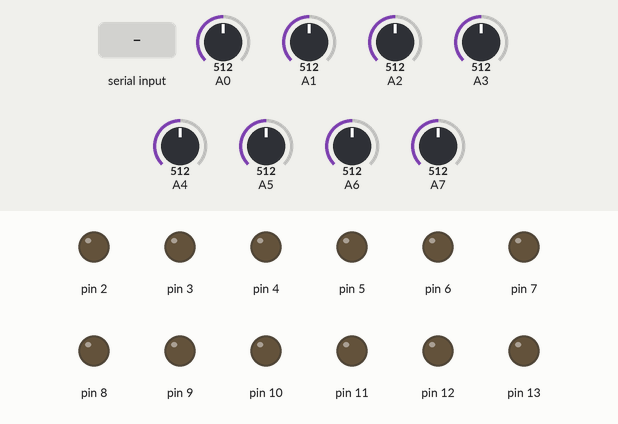
Simulated run of this sketch. Board: Arduino Uno, built with avr-gcc and run on an emulated ATmega328P. On the bench: output pins drawn as LEDs (lit = HIGH). The inputs (shaded band) are chosen by the test bench; at power-on: A0 = 512, A1 = 512, A2 = 512, A3 = 512, A4 = 512, A5 = 512, A6 = 512, A7 = 512. What the sketch prints to the serial monitor is not drawn.

Above: at 1.2 s.
1.3 s: "c90\n" received over Serial
2.8 s: "i 45\n" received over Serial
4.3 s: "c 45\n" received over Serial
5.8 s: "d 45\n" received over Serial
7.3 s: "a 45\n" received over Serial
8.8 s: A0 set to 493
At 10.7 s:
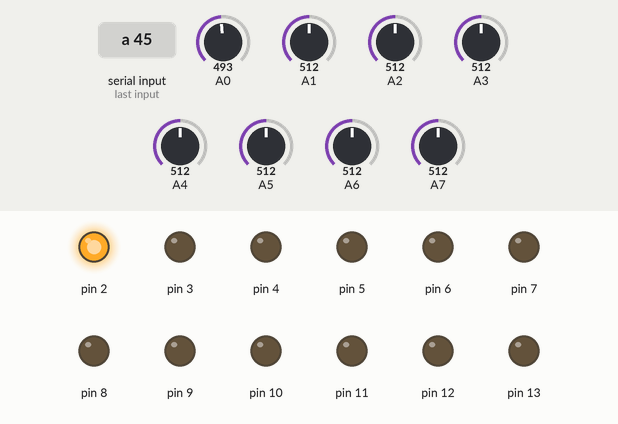
Timing chart, 0 to 12.5 s (numbered marks = the images above; inputs shaded):
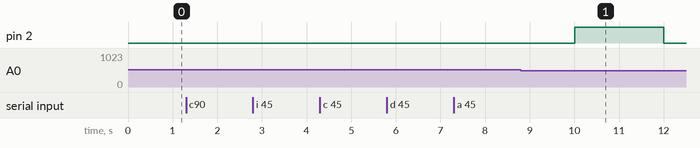

The sketch:

Arduino.pde
```cpp
#include <EEPROM.h>
#include "Player.h"

#define TEAMID "t0"

Player players[6];					// Player array

char getChar() {
	char res = 0;
	char sign = 1;

	while (Serial.available() > 0) {
		char c = Serial.read();
		if (c == '-')
			sign = -1;
		else {
			if (c == ' ')
				break;
			res = res * 10 + c - '0';
		}
	}
	res = sign * res;

	return res;
}

byte getByte() {
	byte res = 0;
	while (Serial.available() > 0) {
		char c = Serial.read();
		if (c == ' ')
			break;
		res = res * 10 + c - '0';
	}

	return res;
}

// System setup
void setup(){

	Serial.begin(115200);				// Begin serial, 115kBaud

	for(int i=0;i<6;i++){				// Player init

		players[i]=Player(i);

		players[i].transDestination=0;
		players[i].transSpeed=0;
		players[i].rotDestination=0;
		players[i].rotSpeed=0;

	}

}

char mode = '\0';

void update() {
	for(int i=0;i<6;i++)
		players[i].update();					// Uppdaterar styrsignal
}

// Main loop
void loop() {

	if(Serial.available() > 0) {		// Wait for message

		delay(3);						// Delay 3 ms
		mode=Serial.read();

		if(mode=='i'){					// Indetification Mode, In use ?!?!?

			Serial.println(TEAMID);

		}else if(mode=='c'){			// Command Mode
			while(Serial.available() >= 5) {		// Complete command?

				byte pNumber=Serial.read();
				byte transSpeed=Serial.read();
				byte transDestination=Serial.read();
				char rotSpeed=Serial.read();
				byte rotDestination=Serial.read();

				if(pNumber>=0&&pNumber<6){
					players[pNumber].setState(transSpeed, transDestination, rotSpeed, rotDestination);
				}
			}

			sendState();
			update();

		}else if(mode=='d'){

			byte pNumber = getByte();
			byte transSpeed = getByte();
			byte transDestination = getByte();
			char rotSpeed = getChar();
			byte rotDestination = getByte();

			Serial.print("Received d: ");
			Serial.print(pNumber, DEC);
			Serial.print('.');
			Serial.print(transSpeed, DEC);
			Serial.print('.');
			Serial.print(transDestination, DEC);
			Serial.print('.');
			Serial.print(rotSpeed, DEC);
			Serial.print('.');
			Serial.println(rotDestination, DEC);

			if (pNumber >=0 && pNumber < 6) {
				Serial.println("Setting state...");
				players[pNumber].setState(transSpeed, transDestination, rotSpeed, rotDestination);
			}

		} else if(mode=='a') {

			if(Serial.available() >= 1) {

				byte pNumber = getByte();

				if (pNumber >=0 && pNumber < 6) {

					players[pNumber].reset();

					Serial.print("Calibrating player ");
					Serial.print(pNumber);
					Serial.println("...");

					players[pNumber].calibrate();
					players[pNumber].saveCalibration();

					Serial.println("Done!");

				}

			} else {

				for(int i=0;i<6;i++){

					players[i].reset();

					Serial.print("Calibrating player ");
					Serial.print(i);
					Serial.println("...");

					players[i].calibrate();
					players[i].saveCalibration();

					Serial.println("Done!");

				}

			}

		}

		Serial.flush();

	}
	if (mode == 'd')
		update();
}

void sendState(){								// Konstuerar ett meddelande och skickar det

	int index = 0;
	byte toSend[12];

	for(int i=0;i<6;i++){
		toSend[index++]=players[i].getTrans();
		toSend[index++]=players[i].getRot();
	}

	Serial.write(toSend,12);
}
```

Player.cpp
```cpp
#include "Player.h"

// Control parameters
float parameters[6][6] =
	{ {2,0,0.2,0},
	  {20,0,1,0},
	  {20,0,1,0},
	  {50,0,1,0},
	  {100,0,1,0},
	  {20,0,1,0} };

Player::Player(){

}

Player::Player(int _id){

	id=_id;

	// For rot
	overshot = false;
	passedZero = false;
	rotLastDiff = 0;

	startTime = 0;

	int rot = rotDriver.readConstrained() - rotDriver.zeroAngle;

	if (rot < 0) {
		rotCurrent = rot + 255;
	} else {
		rotCurrent = rot;
	}

	rotLast = rotCurrent;

	// Drivers
	transDriver=TransDriver(id);
	rotDriver=RotDriver(id);

	//Controllers
	transController=TransController(id,parameters[id][0],parameters[id][1]);
	rotController=RotController(id,parameters[id][2],parameters[id][3]);

}

void Player::update(){
	updateTrans();
	updateRot();
}

void Player::updateTrans(){

	int error;

	transCurrent = transDriver.readConstrained();

	if(abs(transSpeed) > 0) {
		error = transDestination - transCurrent;
	} else {
		error = 0;
	}

	int spe = transController.update(transSpeed, error);
	transDriver.setSpeed(spe);

}

void Player::updateRot() {
	int rot = rotDriver.readConstrained() - rotDriver.zeroAngle;

	// Correct for player 5 automatic rotation as he moves past his curve
	if (id == 5 && transCurrent >= 148)
		rot += 0.4269 * transCurrent - 56.543;

	while (rot < 0)
		rot += 255;
	while (rot > 255)
		rot -= 255;
	rotCurrent = rot;

	if(abs(rotSpeed) == 127) {

		int time = millis();

		if(!startTime) {
			startTime = time;
			rotDriver.setSpeed(rotSpeed);
		}

		if(time - startTime > 500) {
			rotDriver.setSpeed(0);
			startTime = 0;
			rotSpeed = 0;
		}

	} else {

		int posError = 0;
		int negError =  0;
		long error = 0;

		// Calculate posError and negError
		if(rotDestination < rotCurrent) {

			posError = rotCurrent - rotDestination;
			negError = -(rotDestination - rotCurrent + 255);

		} else if (rotDestination > rotCurrent) {

			posError = rotCurrent - rotDestination + 255;
			negError = -(rotDestination - rotCurrent);
		}

		/*
		if(id == 0) {

				Serial.print("CURRENT:");
				Serial.println(rotCurrent);

				Serial.print("POS_ERROR:");
				Serial.println(posError);

				Serial.print("NEG_ERROR:");
				Serial.println(negError);

			}
		*/

		// Check for overshot (and passedZero)

		if((rotLast > 205 && rotCurrent < 50) || (rotLast < 50 && rotCurrent > 205)) {
			passedZero = true;
		}

		long diff = rotDestination - rotCurrent;

		if(rotLastDiff * diff < 0 && !passedZero) {
			overshot = !overshot;

		} else if (rotLastDiff * diff > 0 && passedZero) {
			overshot = !overshot;
		}

		rotLast = rotCurrent;

		if (diff != 0) {
			rotLastDiff = diff;
		}

		// Choose correct error

		if(!overshot) {

			if(rotSpeed > 0) {
				error = posError;
			} else if (rotSpeed < 0) {
				error = negError;
			} else {
				error = 0;
			}

		} else {

			if(abs(posError) < abs(negError)) {
				error = posError;
			} else {
				error = negError;
			}

		}

		/*

		// Error correction for rotation direction and overshoot.
		if(rotSpeed > 0) {

			if(error < 0 && !overshot) {
				error = error + 255;
			} else if(passedZero && overshot) {

				if(rotCurrent < rotDestination) {
					error = error - 255;
				} //annars, om rotCur > rotDest, error = error
			}

		} else if(rotSpeed < 0) {

			if(error > 0 && !overshot) {
				error = error - 255;
			} else if(passedZero && overshot) {

				if(rotCurrent > rotDestination) {
					error = error + 255;
				} //annars, om rotCur < rotDest, error = error
			}

		} else {
			error = 0;
		}
		*/

		int speed = abs(rotSpeed);

		int spe = rotController.update(speed, error);
		rotDriver.setSpeed(spe);

		passedZero = false;

		/*
		if(id == 0) {

			Serial.print("ERROR:");
			Serial.println(error);

		}
		*/
	}

}

void Player::setState(byte _transSpeed, byte _transDestination, char _rotSpeed, byte _rotDestination){

	// Reset for new movement
	reset();

	// Save new state to variables
	transSpeed = _transSpeed;
	transDestination = _transDestination;

	rotSpeed =_rotSpeed;
	rotDestination = _rotDestination;

}

bool Player::calibrate(){

	transDriver.calibrate();
	rotDriver.calibrate();

	return true;

}

bool Player::saveCalibration(){

	//Store calibration
	EEPROM.write(7*id,transDriver.lowPowerPos);
	EEPROM.write(7*id+1,transDriver.sensorMax/4); // Change 10-bit to 8-bit value
	EEPROM.write(7*id+2,transDriver.lowPowerNeg);
	EEPROM.write(7*id+3,transDriver.sensorMin/4); // Change 10-bit to 8-bit value
	EEPROM.write(7*id+4,rotDriver.lowPowerPos);
	EEPROM.write(7*id+5,rotDriver.lowPowerNeg);
	EEPROM.write(7*id+6,rotDriver.zeroAngle);

	return true;

}

bool Player::reset(){

	transDriver.reset();
	rotDriver.reset();

	transController.reset();
	rotController.reset();

	overshot = false;
	passedZero = false;
	rotLastDiff = 0;

	return true;

}

byte Player::getTrans(){
	return transCurrent;
}

byte Player::getRot() {
	return rotCurrent;
}
```

Player.h
```cpp
#include <EEPROM.h>
#include "TransDriver.h"
#include "RotDriver.h"
#include "TransController.h"
#include "RotController.h"

class Player{

	int id;
	int startTime;

	bool overshot;
	bool passedZero;
	long rotLastDiff;

	// Drivers
	TransDriver transDriver;
	RotDriver rotDriver;

	// Controllers
	TransController transController;
	RotController rotController;

	int transCurrent, rotCurrent, rotLast;

public:

	int transDestination, rotDestination;
	float transSpeed, rotSpeed;

	Player();
	Player(int _id);

	byte getTrans();
	byte getRot();

	void update();
	void updateRot();
	void updateTrans();

	void setState(byte transSpeed, byte transDestination, char rotSpeed, byte rotDestination);

	bool calibrate();
	bool saveCalibration();

	bool reset();
};
```

RotController.cpp
```cpp
#include "RotController.h"

RotController::RotController() {

}

RotController::RotController(int _id, float _Kp, float _Ki) {

	id = _id;
	Kp=_Kp;
	Ki=_Ki;

	powerMax = 127;
	powerMin = -127;

	reset();

}

int RotController::update(int speed, int error){

	int time = millis();
	float deltaTime = 0;

	if(lastTime) {
		deltaTime = (time-lastTime)*0.001;
	}

	float spw = 1.0f*speed/powerMax; // spw = shall be speed dependant
	float siw = 1.0f*(1/(speed+1)); // siw = shall be speed dependant

	/*
	float powerDelta = 1.0f*spw*(Kp*(error-lastError)+Ki*deltaTime*error);

	float power = constrain(lastPower+powerDelta,powerMin,powerMax);
	*/

	ITerm += error;

	float power = spw * Kp * error + siw * Ki * ITerm;
	power = constrain(power,powerMin,powerMax);

	if(abs(error) <= 2) {
		power = 0;
		ITerm = 0;
	}

	lastTime = time;
	lastError = error;
	lastPower = power;

	return power;

}

void RotController::reset() {

	lastTime = 0;
	lastError = 0;
	lastPower = 0;

	ITerm = 0;

}
```

RotController.h
```cpp
#if defined(ARDUINO) && ARDUINO >= 100
 #include "Arduino.h"
#else
 #include "WProgram.h"
#endif"

class RotController{

	int id;
	float Ki,Kp;
	int powerMax;
	int powerMin;

	int lastTime;
	int lastError;
	float lastPower;
	float ITerm;

public:

	RotController();
	RotController(int _id, float _Kp, float _Ki);

	int update(int speed, int error);
	void reset();
};


	
```

TransController.cpp
```cpp
#include "TransController.h"

TransController::TransController() {

}

TransController::TransController(int _id, float _Kp, float _Ki) {

	id = _id;
	Kp=_Kp;
	Ki=_Ki;

	powerMax = 255;
	powerMin = -255;

	reset();

}

int TransController::update(int speed, int error){

	int time = millis();
	float deltaTime = 0;

	if(lastTime) {
		deltaTime = (time-lastTime)*0.001;
	}

	float spw = 1.0f*speed/powerMax; // spw = shall be speed dependant
	float siw = 1.0f*(1/(speed+1)); // siw = shall be speed dependant

	/*
	float powerDelta = 1.0f*spw*(Kp*(error-lastError)+Ki*deltaTime*error);

	float power = constrain(lastPower+powerDelta,powerMin,powerMax);
	*/

	ITerm += error;

	float power = spw * Kp * error + siw * Ki * ITerm;
	power = constrain(power,powerMin,powerMax);

	if(abs(error) <= 3) {
		power = 0;
		ITerm = 0;
	}

	lastTime = time;
	lastError = error;
	lastPower = power;

	return power;

}

void TransController::reset() {

	lastTime = 0;
	lastError = 0;
	lastPower = 0;

	ITerm = 0;

}
```

TransController.h
```cpp
#if defined(ARDUINO) && ARDUINO >= 100
 #include "Arduino.h"
#else
 #include "WProgram.h"
#endif

class TransController{

	int id;
	float Ki,Kp;
	int powerMax;
	int powerMin;

	int lastTime;
	int lastError;
	float lastPower;
	float ITerm;

public:

	TransController();
	TransController(int _id, float _Kp, float _Ki);

	int update(int speed, int error);
	void reset();
};


	
```

RotDriver.cpp
```cpp
#include "RotDriver.h"

RotDriver::RotDriver() {

}

RotDriver::RotDriver(int _id){

	id=_id;

	forwardPin=24+4*id;
	backwardPin=25+4*id;
	pinMode(forwardPin,OUTPUT);
	pinMode(backwardPin,OUTPUT);

	speedPin=3+2*id;		// Analog out
	sensorPin=2*id+1;		// Analog in

	sensorMin=0;
	sensorMax=1023;

	highPower=255;
	maxSpeed=127;

	lowPowerPos=EEPROM.read(7*id+4);
	lowPowerNeg=EEPROM.read(7*id+5);
	zeroAngle=EEPROM.read(7*id+6);
}

bool RotDriver::calibrate(){

	int length = 30;
	int delayTime = 1000;
	int lastValue = 0;

	// Read zeroAngle (Player must face forward before calibration!)
	zeroAngle=map(analogRead(sensorPin),sensorMin,sensorMax,0,255);

	// Find lowPowerPos
	lastValue = analogRead(sensorPin);

	digitalWrite(forwardPin,1);
	digitalWrite(backwardPin,0);

	for(int i=30;i<255;i++){

		if(abs(analogRead(sensorPin)-lastValue)>length) {
			lowPowerPos=i;
			break;
		}

		lastValue = analogRead(sensorPin);

		analogWrite(speedPin,i);
		delay(delayTime);

		analogWrite(speedPin,0);
		delay(100);

	}

	analogWrite(speedPin,0);
	delay(500);

	// Find lowPowerNeg
	lastValue = analogRead(sensorPin);

	digitalWrite(forwardPin,0);
	digitalWrite(backwardPin,1);

	for(int i=30;i<255;i++){

		if(abs(analogRead(sensorPin)-lastValue)>length) {
			lowPowerNeg=i;
			break;
		}

		lastValue = analogRead(sensorPin);

		analogWrite(speedPin,i);
		delay(delayTime);

		analogWrite(speedPin,0);
		delay(100);

	}

	analogWrite(speedPin,0);
	delay(500);

	return true;
}

// Activate motor with chosen duty cycle
void RotDriver::setSpeed(int vel){

	// Set speed
	if(vel == 0) {

		digitalWrite(forwardPin,0);
		digitalWrite(backwardPin,0);
		analogWrite(speedPin,0);

	} else {

		int lowPower = 0;

		// Choose direction
		if(vel > 0){
			digitalWrite(forwardPin,1);
			digitalWrite(backwardPin,0);
			lowPower = lowPowerPos;
		}else if(vel < 0){
			digitalWrite(forwardPin,0);
			digitalWrite(backwardPin,1);
			lowPower = lowPowerNeg;
		}

		int finalPower=map(abs(vel),0,maxSpeed,lowPower,highPower);
		analogWrite(speedPin,finalPower);

	}

}

int RotDriver::readConstrained() {
  return map(constrain(analogRead(sensorPin), sensorMin, sensorMax), sensorMin, sensorMax, 0, 255);
}

bool RotDriver::reset() {
	return true;
}
```

RotDriver.h
```cpp
#if defined(ARDUINO) && ARDUINO >= 100
  #include "Arduino.h"
  #else
  #include "WProgram.h"
  #endif"
#include <EEPROM.h>

class RotDriver{

	int id;
	int highPower;
	int maxSpeed;

public:
	int forwardPin;
	int backwardPin;
	int speedPin;
	int sensorPin;

	int lowPowerPos;
	int sensorMax;
	int lowPowerNeg;
	int sensorMin;
	int zeroAngle;

	RotDriver();
	RotDriver(int _id);

	bool calibrate();
	void setSpeed(int vel);
	int readConstrained();

	bool reset();
};
```

TransDriver.cpp
```cpp
#include "TransDriver.h"

TransDriver::TransDriver(){
	;
}

TransDriver::TransDriver(int _id){

	id=_id;

	forwardPin=22+4*id;
	backwardPin=23+4*id;
	pinMode(forwardPin,OUTPUT);
	pinMode(backwardPin,OUTPUT);

	speedPin=2+2*id;
	sensorPin=2*id;

	highPower=255;
	maxSpeed=254;

	lowPowerPos=EEPROM.read(7*id);
	sensorMax=4*EEPROM.read(7*id+1);
	lowPowerNeg=EEPROM.read(7*id+2);
	sensorMin=4*EEPROM.read(7*id+3);

}

bool TransDriver::calibrate(){

	int length = 5;
	int delayTime = 1000;
	int lastValue = 0;

	// Find lowPowerPos
	lastValue = analogRead(sensorPin);

	digitalWrite(forwardPin,1);
	digitalWrite(backwardPin,0);

	for(int i=50;i<255;i++){

		if(abs(analogRead(sensorPin)-lastValue)>length){
			lowPowerPos=i;
			break;
		}

		lastValue = analogRead(sensorPin);

		analogWrite(speedPin,i);
		delay(delayTime);

		analogWrite(speedPin,0);
		delay(100);

	}

	analogWrite(speedPin,0);
	delay(500);

	// Find sensorMax
	sensorMax=0;
	int newVal=10;

	analogWrite(speedPin,constrain(lowPowerPos+100,0,255));

	while(newVal>sensorMax) {
		sensorMax=newVal;
		delay(delayTime);
		newVal=analogRead(sensorPin);
	}

	analogWrite(speedPin,0);
	delay(500);

	// Find lowPowerNeg
	lastValue = analogRead(sensorPin);

	digitalWrite(forwardPin,0);
	digitalWrite(backwardPin,1);

	for(int i=30;i<255;i++){

		if(abs(analogRead(sensorPin)-lastValue)>length){
			lowPowerNeg=i;
			break;
		}

		lastValue = analogRead(sensorPin);

		analogWrite(speedPin,i);
		delay(delayTime);

		analogWrite(speedPin,0);
		delay(100);

	}

	analogWrite(speedPin,0);
	delay(500);

	// Find sensorMin

	newVal=sensorMax;
	sensorMin=1025;

	analogWrite(speedPin,constrain(lowPowerNeg+100,0,255));

	while(newVal<sensorMin){
		sensorMin=newVal;
		delay(delayTime);

		newVal=analogRead(sensorPin);
	}

	analogWrite(speedPin,0);
	delay(500);

	return true;
}

// Activate motor with chosen duty cycle
void TransDriver::setSpeed(int vel){

	// Set speed
	if(vel == 0) {

		digitalWrite(forwardPin,0);
		digitalWrite(backwardPin,0);
		analogWrite(speedPin,0);

	} else {

		int lowPower = 0;

		// Choose direction
		if(vel > 0){
			digitalWrite(forwardPin,1);
			digitalWrite(backwardPin,0);
			lowPower = lowPowerPos;
		}else if(vel < 0){
			digitalWrite(forwardPin,0);
			digitalWrite(backwardPin,1);
			lowPower = lowPowerNeg;
		}

		int finalPower=map(abs(vel),0,maxSpeed,lowPower,highPower);

		/*if(finalPower == 255) {
			Serial.print("FULL POWER player ");
			Serial.println(id);
		}*/

		analogWrite(speedPin,finalPower);

	}

}

int TransDriver::readConstrained() {
  return map(constrain(analogRead(sensorPin), sensorMin, sensorMax), sensorMin, sensorMax, 0, 255);
}

bool TransDriver::reset() {
	return true;
}
```

TransDriver.h
```cpp
#if defined(ARDUINO) && ARDUINO >= 100
 #include "Arduino.h"
#else
 #include "WProgram.h"
#endif
#include <EEPROM.h>

class TransDriver{

	int id;

	int highPower;
	int maxSpeed;

public:
	int forwardPin;
	int backwardPin;
	int speedPin;
	int sensorPin;

	int lowPowerPos;
	int sensorMax;

	int lowPowerNeg;
	int sensorMin;

	TransDriver();
	TransDriver(int _id);

	bool calibrate();

	void setSpeed(int vel);
	int readConstrained();

	bool reset();
};
```

Measured:
- the behaviour switches between 507 and 506 on A0 (found by bisection; images 0 and 1)
- after the input at 2.8 s, every drawn part: stays the same
- after the input at 4.3 s, every drawn part: stays the same
- after the input at 5.8 s, every drawn part: stays the same
- after the input at 7.3 s, every drawn part: stays the same
- after the input at 8.8 s, pin 2: LOW → HIGH after 1.2 s, → LOW 2.0 s later
